Frame 1 (no input): blank canvas, image omitted
Frame 60 (the mouse pressed at the canvas centre just before this capture): blank canvas, image omitted
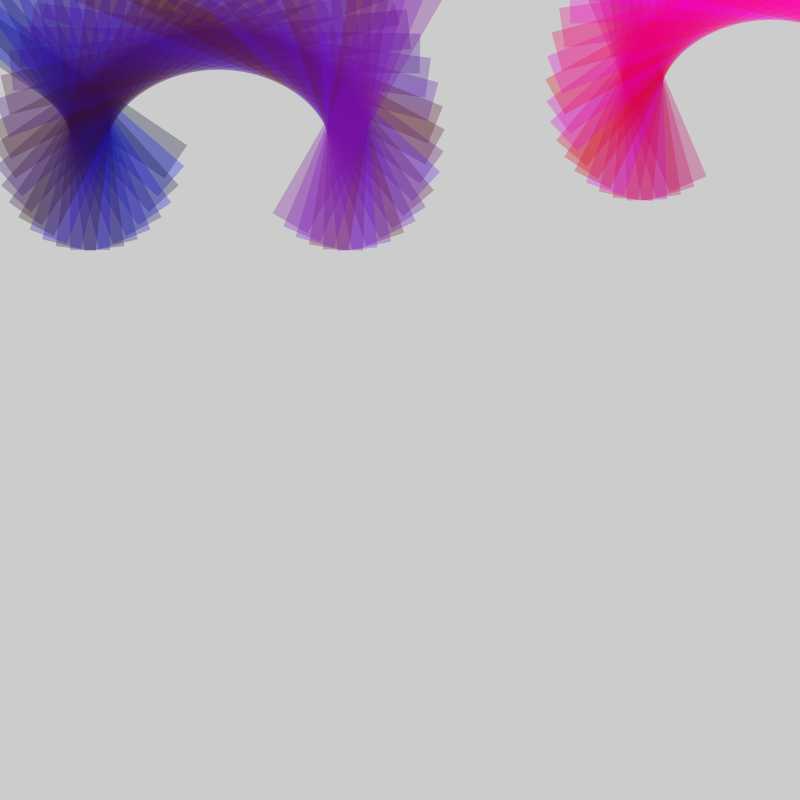
Frame 120 (the mouse held since frame 60 and released just before this capture)

The Processing sketch whose frames 1 and 60 were blank and that drew this single picture after the mouse press (run headless with seeded random() and noise(); from frame 60 on, the mouse is pressed at the canvas centre):

// Processing sketch: week_4_homework
// ── week_4_homework.pde
int x = 0;
int y = 0;
float horzAngle = 0;
float vertAngle = 0;
int count; 


void setup() {
  size(800, 800);
  rectMode(CENTER);
  noStroke();
  count = 2;
}

void draw() {
  horzAngle += 7;
  x += 10;
  float rColor = map(x, 0, width, 0, 255);
  float gColor = map(y, 0, height, 0, 255);
  //float grayScale = map(mouseY, 0, height, 0, 255);
  float bColor = random(0, 255);
  float opacity = map(mouseY, 0, width, 30, 110);
  vertAngle = map(mouseY, 0, width, 0, 90);

  if (count % 2 == 0) {
    translate(x, y);
    rotate(radians(horzAngle));
    fill(rColor, gColor, bColor, opacity);
    rect(0, 0, mouseX, 40);
  } else {
    translate(y, x);
    rotate(radians(vertAngle));
    rect(0, 0, 20, 2);
    fill(255, 255, 255, 80);
  }
  if (x > width ) {
    x = 0;
    y += 50;
  }
  if (y > height) {
    y = 0;
    x += 100;
    count = count + 1;
  }  
  //if (x > width && y > height) {
  //  count = count + 1; 
  //  x = 0;
  //  y += 50;
  //}
}
